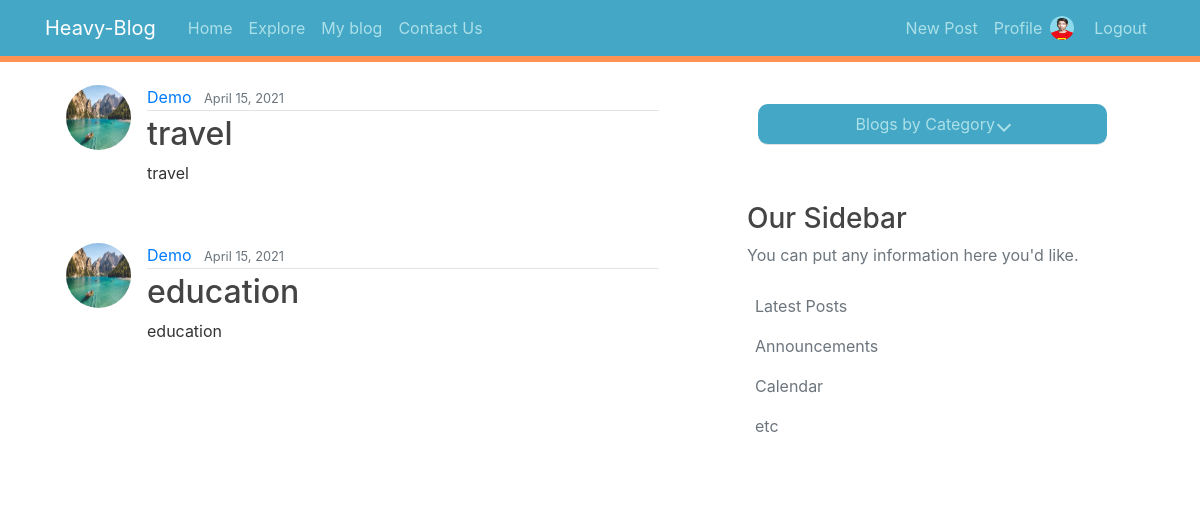
Screenshot of /explore/ (signed in) with the database file from the repository.
### users/models.py (models this page shows, shortened)
class Profile(models.Model):
    user = models.OneToOneField(User, on_delete=models.CASCADE)
    image = models.ImageField(default='default.jpg', upload_to='profile_pics')

### blog/models.py (models this page shows, shortened)
class Post(models.Model):
    title = models.CharField(max_length=100)
    content = models.TextField(null=True)
    privacy = models.TextChoices('prv','Public Private')
    privacy = models.CharField(default='Public' , max_length=20, choices=privacy.choices)
    category = models.TextChoices('cat','---Select--- Food Music Nature Education Wedding Travel Movie Car Project Photography Other')
    category = models.CharField(default ='---Select---',max_length=20, choices=category.choices)
    date_posted = models.DateTimeField(default=timezone.now)
    author = models.ForeignKey(User, on_delete=models.CASCADE)

### blog/views.py (the view)
# urls.py: path('explore/', views.ExplorePostListView.as_view(), name='explore'),
class ExplorePostListView(ListView):
    model = Post
    context_object_name = 'posts'
    template_name = 'blog/explore.html'
    ordering = ['-date_posted']

### blog/templates/blog/explore.html (shortened to what this page needs)
{% extends "blog/base.html" %}
{% block content %}
    {% for post in posts %}
    {% if post.author == user and post.privacy == 'Public' %}
    <!-- <article class="media content-section">
      <img class="rounded-circle article-img" src="{{ post.author.profile.image.url }}">
        <div class="media-body">
          <div class="article-metadata">
            <a class="mr-2" href="{% url 'user-posts' post.author.username %}">{{ post.author }}</a>
            <small class="text-muted">{{ post.date_posted|date:"F d, Y" }}</small>
          </div>
          <h2><a class="article-title" href="{% url 'post-detail' post.id %}">{{ post.title }}</a></h2>
          <p class="article-content">{{ post.content }}</p>
        </div>
      </article> -->
    {% elif post.privacy == 'Public' %}
      <article class="media content-section">
        <img class="rounded-circle article-img" src="{{ post.author.profile.image.url }}">
          <div class="media-body">
            <div class="article-metadata">
              <a class="mr-2" href="{% url 'user-posts' post.author.username %}">{{ post.author }}</a>
              <small class="text-muted">{{ post.date_posted|date:"F d, Y" }}</small>
            </div>
            <h2><a class="article-title" href="{% url 'post-detail' post.id %}">{{ post.title }}</a></h2>
            <p class="article-content">{{ post.content }}</p>
          </div>
        </article>
    {% endif %}
    {% endfor %}
{% endblock content %}

### blog/templates/blog/base.html (shortened to what this page needs)
{% load static %}
<!DOCTYPE html>
<html>
<head>
  <link rel="stylesheet" href="https://cdn.jsdelivr.net/npm/bootstrap@4.5.3/dist/css/bootstrap.min.css"
>
  <link rel="stylesheet" href="{% static 'blog/main.css' %}">
</head>
<body>
  <header class="site-header">
    <nav class="navbar navbar-expand-md navbar-dark bg-steel fixed-top">
      <div class="container">
        <a class="navbar-brand mr-4" href="{% url 'blog-home' %}">Heavy-Blog</a>
        <div class="collapse navbar-collapse" id="navbarToggle">
          <div class="navbar-nav mr-auto">
            <a class="nav-item nav-link" href="{% url 'blog-home' %}">Home</a>
            <a class="nav-item nav-link" href="{% url 'explore' %}">Explore</a>
            {% if user.is_authenticated %}
            <a class="nav-item nav-link" href="{% url 'my_blog' %}">My blog</a>
            {% endif %}
            <a class="nav-item nav-link" href="{% url 'blog-contact' %}">Contact Us</a>
          </div>
          <div class="navbar-nav">
            {% if user.is_authenticated %}
            <a class="nav-item nav-link" href="{% url 'post-create' %}">New Post</a>
           <a class="nav-item nav-link" href="{% url 'profile' %}">Profile</a><img class="rounded-circle nav-img" src="{{ user.profile.image.url }}">
            <a class="nav-item nav-link" href="{% url 'logout' %}">Logout</a>
            {% else %}
            <a class="nav-item nav-link" href="{% url 'login' %}">Login</a>
            <a class="nav-item nav-link" href="{% url 'register' %}">Register</a>
            {% endif %}
          </div>
        </div>
      </div>
    </nav>
  </header>
  <main role="main" class="container">
    <div class="row">
      <div class="col-md-7">
        {% block content %}{% endblock %}
      </div>
      <div class="col-md-5">
        <div class="content-section">
          <div class="nav-item nav-link">
            <ul>
              <li class="category">
                <div class="border-bottom mb-4 set">
                  <a>Blogs by Category <i class="arrow down"></i></a>
                </div>
              </li>
            </ul>
            <div class="nonne">
              <h3>Our Sidebar</h3>
              <p class='text-muted'>You can put any information here you'd like.
              <ul class="list-group text-muted mark">
                <li>Latest Posts</li>
                <li>Announcements</li>
                <li>Calendar</li>
                <li>etc</li>
              </ul>
              </p>
            </div>
          </div>
        </div>
      </div>
    </div>
  </main>
</body>
</html>

### blog/static/blog/main.css (style rules this page uses)
* { margin: 0; padding: 0; }
body { color: #333333; margin-top: 4.6rem; }
h1, h2, h3, h4, h5, h6 { color: #444444; }
ul { margin: 0; }
.bg-steel { background-color: #43a7c5; border-bottom: solid #ff9354; border-bottom-width: 0.8ex; }
.site-header .navbar-nav .nav-link { color: #b7e6ece8; }
.content-section { background: #ffffff; padding: 10px 20px; border: 1px solid #ffffff; border-radius: 10px; margin-bottom: 20px; }
.article-title { color: #444444; }
.article-content { white-space: pre-line; }
.article-img { height: 65px; width: 65px; margin-right: 16px; }
.nav-img { height: 24px; width: 24px; margin-right: 12px; margin-top: 8px; }
.article-metadata { padding-bottom: 1px; margin-bottom: 4px; border-bottom: 1px solid #e3e3e3 }

### blog/templates/blog/base.html (style rules this page uses)
main .category { padding: 3px; list-style-type: none; }
main .set { border-radius: 10px; background-color: #43a7c5; color: #b7e6ece8; margin: 8px; padding: 8px; text-align: center; }
.nonne { margin-top: 30px; }
.mark { list-style-type: none; background-color: #ffffff; }
.mark li { padding: 8px; }
.arrow { border: solid#b7e6ece8; border-width: 0 2px 2px 0; display: inline-block; padding: 4px; }
.down { transform: rotate(45deg); -webkit-transform: rotate(45deg); }

### rows the page displays
Post: author.profile.image (picture), author "Demo", date_posted "April 15, 2021", title "travel", content "travel"
Post: author.profile.image (picture), author "Demo", date_posted "April 15, 2021", title "education", content "education"
